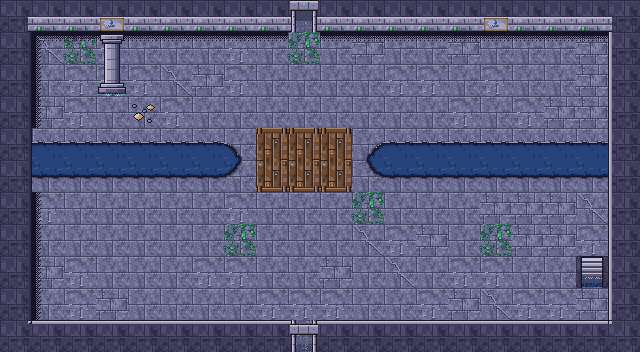

This game map was drawn from its Tiled (.tmx) file and the tilesets committed beside it. A one-line description and the full map source follow:
An orthogonal 20x11 tile map with 32x32 px tiles, 4 tile layers (Sol, Decor, Murs, Dessus) and 14 objects (3x Sortie, 3x Spawn, 2x Porte, 2x Torche, 2x Ennemi, ...).

<map version="1.10" tiledversion="1.12.2" orientation="orthogonal" renderorder="right-down" width="20" height="11" tilewidth="32" tileheight="32" infinite="0" nextlayerid="6" nextobjectid="15">
 <properties>
  <property name="carte_x" type="int" value="1" />
  <property name="carte_y" type="int" value="3" />
  <property name="etage" value="rdc" />
 </properties>
 <tileset firstgid="1" source="../tilesets/sanctuaire.tsx" />
 <layer id="1" name="Sol" width="20" height="11">
  <data encoding="csv">
3,3,2,4,3,3,1,6,2,2,1,1,4,1,1,1,6,4,1,4,
2,4,6,2,1,1,1,2,1,6,1,3,1,1,3,1,1,1,3,4,
1,1,2,2,2,4,3,2,1,1,1,1,2,2,1,2,1,1,3,1,
1,3,2,1,1,2,1,1,1,1,1,1,1,1,2,1,2,3,3,1,
2,1,1,1,1,2,2,1,55,55,55,1,2,2,1,2,1,1,2,2,
1,2,1,1,2,4,2,1,56,56,56,3,1,2,1,4,1,1,1,1,
6,2,1,1,1,1,1,2,1,1,1,6,1,1,1,3,3,3,4,1,
1,1,1,1,1,1,1,6,1,1,1,4,2,3,1,6,3,3,2,6,
1,3,2,1,1,1,2,2,1,1,3,1,4,1,2,2,1,1,58,2,
1,1,2,3,1,1,1,1,2,2,2,1,1,2,3,4,2,2,3,1,
2,3,1,1,1,3,1,2,1,3,1,3,1,1,1,1,1,2,1,2
</data>
 </layer>
 <layer id="2" name="Decor" width="20" height="11">
  <data encoding="csv">
0,0,0,0,0,0,0,0,0,0,0,0,0,0,0,0,0,0,0,0,
0,15,13,13,13,13,13,13,13,0,13,13,13,13,13,13,13,13,13,0,
0,14,0,0,0,0,0,0,0,0,0,0,0,0,0,0,0,0,0,0,
0,14,0,0,16,0,0,0,0,0,0,0,0,0,0,0,0,0,0,0,
0,0,0,0,0,0,0,0,0,0,0,0,0,0,0,0,0,0,0,0,
0,0,0,0,0,0,0,0,0,0,0,0,0,0,0,0,0,0,0,0,
0,14,0,0,0,0,0,0,0,0,0,0,0,0,0,0,0,0,0,0,
0,14,0,0,0,0,0,0,0,0,0,0,0,0,0,0,0,0,0,0,
0,14,0,0,0,0,0,0,0,0,0,0,0,0,0,0,0,0,0,0,
0,14,0,0,0,0,0,0,0,0,0,0,0,0,0,0,0,0,0,0,
0,0,0,0,0,0,0,0,0,0,0,0,0,0,0,0,0,0,0,0
</data>
 </layer>
 <layer id="3" name="Murs" width="20" height="11">
  <data encoding="csv">
21,17,17,17,17,17,17,17,17,41,17,17,17,17,17,17,17,17,17,22,
19,0,0,0,0,0,0,0,0,0,0,0,0,0,0,0,0,0,0,20,
19,0,0,114,0,0,0,0,0,0,0,0,0,0,0,0,0,0,0,20,
19,0,0,0,0,0,0,0,0,0,0,0,0,0,0,0,0,0,0,20,
19,98,98,98,98,98,98,107,0,0,0,106,98,98,98,98,98,98,98,20,
19,99,99,99,99,99,99,109,0,0,0,108,99,99,99,99,99,99,99,20,
19,0,0,0,0,0,0,0,0,0,0,0,0,0,0,0,0,0,0,20,
19,0,0,0,0,0,0,0,0,0,0,0,0,0,0,0,0,0,0,20,
19,0,0,0,0,0,0,0,0,0,0,0,0,0,0,0,0,0,0,20,
19,0,0,0,0,0,0,0,0,0,0,0,0,0,0,0,0,0,0,20,
23,18,18,18,18,18,18,18,18,42,18,18,18,18,18,18,18,18,18,24
</data>
 </layer>
 <objectgroup id="4" name="Objets">
  <object id="1" type="Sortie" x="288" y="0" width="32" height="32">
   <properties>
    <property name="cible_carte" value="res://scenes/rooms/donjon3_salle_08_room.tscn" />
    <property name="cible_spawn" value="depuis_sud" />
    <property name="godot_node_type" value="area" />
   </properties>
  </object>
  <object id="2" type="Porte" x="288" y="0" width="32" height="32">
   <properties>
    <property name="id" value="donjon3_porte_07" />
    <property name="type" value="cle" />
   </properties>
  </object>
  <object id="3" type="Sortie" x="288" y="320" width="32" height="32">
   <properties>
    <property name="cible_carte" value="res://scenes/rooms/donjon3_salle_06_room.tscn" />
    <property name="cible_spawn" value="depuis_nord" />
    <property name="godot_node_type" value="area" />
   </properties>
  </object>
  <object id="4" type="Porte" x="288" y="320" width="32" height="32">
   <properties>
    <property name="id" value="donjon3_porte_04" />
    <property name="type" value="interrupteur" />
   </properties>
  </object>
  <object id="5" type="Sortie" x="576" y="256" width="32" height="32">
   <properties>
    <property name="cible_carte" value="res://scenes/rooms/donjon3_salle_09_room.tscn" />
    <property name="cible_spawn" value="depuis_escalier" />
    <property name="transition" value="escalier" />
    <property name="godot_node_type" value="area" />
   </properties>
  </object>
  <object id="6" type="Spawn" x="304" y="80">
   <properties>
    <property name="id" value="depuis_nord" />
   </properties>
   <point />
  </object>
  <object id="7" type="Spawn" x="304" y="272">
   <properties>
    <property name="id" value="depuis_sud" />
   </properties>
   <point />
  </object>
  <object id="8" type="Spawn" x="560" y="272">
   <properties>
    <property name="id" value="depuis_escalier" />
   </properties>
   <point />
  </object>
  <object id="9" type="Torche" x="464" y="80">
   <properties>
    <property name="id" value="donjon3_brasero_07" />
    <property name="etat" value="allumee" />
    <property name="permanente" type="bool" value="true" />
   </properties>
   <point />
  </object>
  <object id="10" type="Torche" x="144" y="272">
   <properties>
    <property name="id" value="donjon3_brasero_08" />
    <property name="etat" value="allumee" />
    <property name="permanente" type="bool" value="true" />
   </properties>
   <point />
  </object>
  <object id="11" type="Ennemi" x="176" y="80">
   <properties>
    <property name="type" value="crabe_armure" />
    <property name="variante" value="normal" />
   </properties>
   <point />
  </object>
  <object id="12" type="Ennemi" x="464" y="240">
   <properties>
    <property name="type" value="crabe_armure" />
    <property name="variante" value="normal" />
   </properties>
   <point />
  </object>
  <object id="13" type="Marqueur" x="528" y="80">
   <properties>
    <property name="id" value="silhouette_pont" />
   </properties>
   <point />
  </object>
  <object id="14" type="Scenario" x="256" y="192" width="96" height="64">
   <properties>
    <property name="cinematique" value="donjon3_silhouette_02" />
    <property name="si" value="ouverture_fin" />
    <property name="sauf" value="silhouette_vue_2" />
    <property name="godot_node_type" value="area" />
   </properties>
  </object>
 </objectgroup>
 <layer id="5" name="Dessus" width="20" height="11">
  <data encoding="csv">
0,0,0,118,0,0,0,0,0,45,0,0,0,0,0,118,0,0,0,0,
0,0,0,113,0,0,0,0,0,0,0,0,0,0,0,0,0,0,0,0,
0,0,0,0,0,0,0,0,0,0,0,0,0,0,0,0,0,0,0,0,
0,0,0,0,0,0,0,0,0,0,0,0,0,0,0,0,0,0,0,0,
0,0,0,0,0,0,0,0,0,0,0,0,0,0,0,0,0,0,0,0,
0,0,0,0,0,0,0,0,0,0,0,0,0,0,0,0,0,0,0,0,
0,0,0,0,0,0,0,0,0,0,0,0,0,0,0,0,0,0,0,0,
0,0,0,0,0,0,0,0,0,0,0,0,0,0,0,0,0,0,0,0,
0,0,0,0,0,0,0,0,0,0,0,0,0,0,0,0,0,0,0,0,
0,0,0,0,0,0,0,0,0,0,0,0,0,0,0,0,0,0,0,0,
0,0,0,0,0,0,0,0,0,46,0,0,0,0,0,0,0,0,0,0
</data>
 </layer>
</map>
